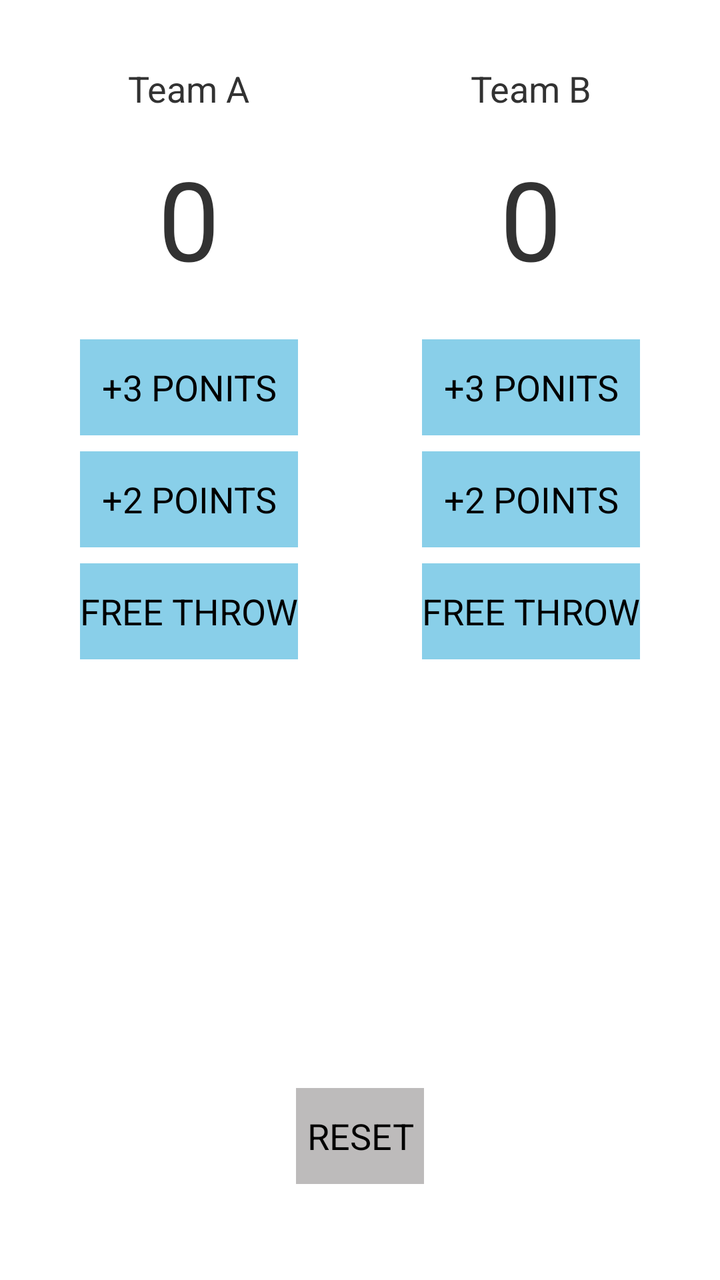
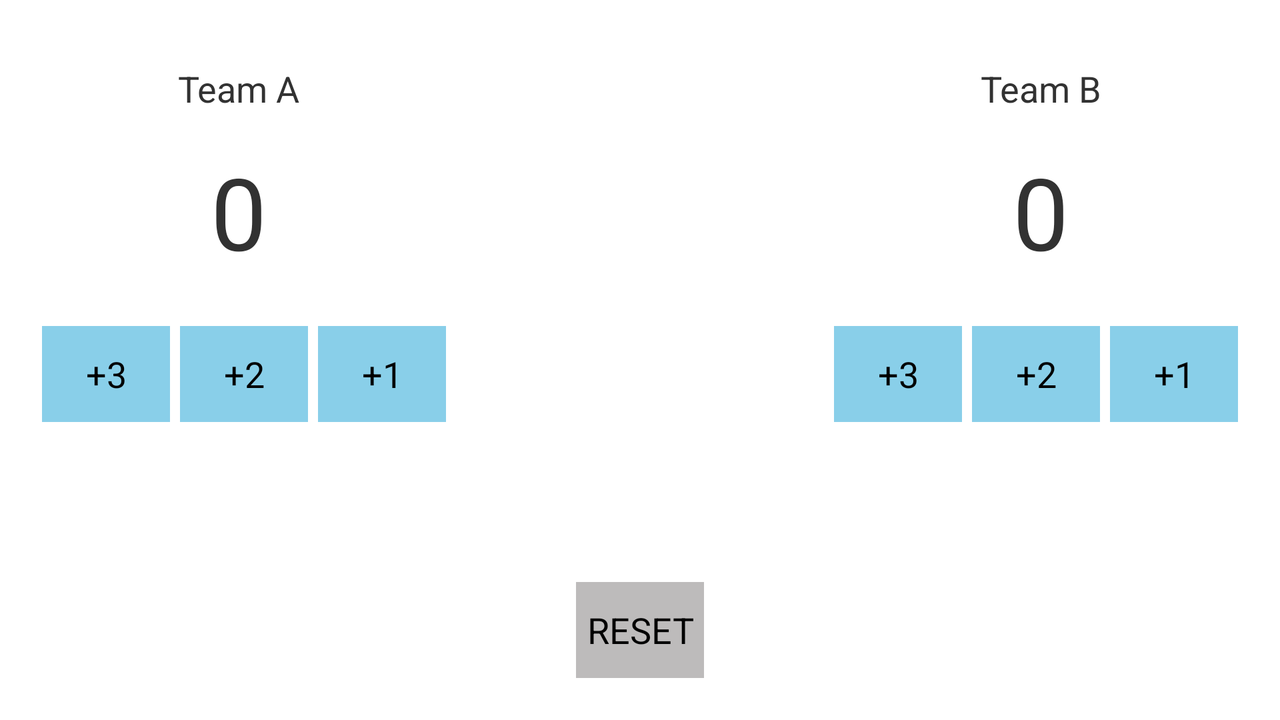

The same Android screen from two of the app's own layout files: first res/layout/ as a phone draws it, then the repository's variant for another configuration, drawn on a device whose configuration selects that folder. Both files follow.
<!-- AndroidManifest.xml: application theme AppTheme -->
<!-- res/layout/activity_score.xml -->
<?xml version="1.0" encoding="utf-8"?>
<RelativeLayout xmlns:android="http://schemas.android.com/apk/res/android"
    xmlns:app="http://schemas.android.com/apk/res-auto"
    xmlns:tools="http://schemas.android.com/tools"
    android:layout_width="match_parent"
    android:layout_height="match_parent"
    android:paddingBottom="16dp"
    android:paddingTop="16dp"
    android:paddingRight="16dp"
    android:paddingLeft="16dp"
    tools:context=".ScoreActivity">

    <Button
        android:id="@+id/btn"
        android:layout_width="wrap_content"
        android:layout_height="wrap_content"
        android:layout_alignParentBottom="true"
        android:layout_centerHorizontal="true"
        android:layout_marginBottom="32dp"
        android:background="#bdbbbb"

        android:onClick="setBtn"
        android:text="RESET" />
    <LinearLayout
        android:orientation="vertical"
        android:layout_alignParentTop="true"
        android:layout_width="wrap_content"
        android:layout_height="match_parent"
        android:layout_alignParentLeft="true"
        >

        <TextView
            android:id="@+id/teamAname"
            android:layout_width="match_parent"
            android:layout_height="wrap_content"
            android:layout_marginTop="16dp"
            android:gravity="center"
            android:text="Team A"
            android:textSize="18sp" />

        <TextView
            android:id="@+id/teamAscore"
            android:layout_width="match_parent"
            android:layout_height="wrap_content"
            android:layout_marginBottom="24dp"
            android:layout_marginTop="16dp"
            android:gravity="center"
            android:text="0"
            android:textSize="55sp" />

        <Button
            android:id="@+id/btn_1"
            android:layout_width="match_parent"
            android:layout_height="wrap_content"
            android:layout_marginBottom="8dp"
            android:layout_marginLeft="24dp"
            android:layout_marginRight="24dp"
            android:background="#89cfe9"
            android:onClick="setBtn_1"
            android:text="+3 PONITS" />

        <Button
            android:id="@+id/btn_2"
            android:layout_width="match_parent"
            android:layout_height="wrap_content"
            android:layout_marginBottom="8dp"
            android:layout_marginLeft="24dp"
            android:layout_marginRight="24dp"
            android:background="#89cfe9"
            android:onClick="setBtn_2"
            android:text="+2 POINTS" />

        <Button
            android:id="@+id/btn_3"
            android:layout_width="match_parent"
            android:layout_height="wrap_content"
            android:layout_marginLeft="24dp"
            android:layout_marginRight="24dp"
            android:background="#89cfe9"
            android:onClick="setBtn_3"
            android:text="FREE THROW" />

    </LinearLayout>
    <LinearLayout
        android:orientation="vertical"
        android:layout_alignParentTop="true"
        android:layout_width="wrap_content"
        android:layout_height="match_parent"
        android:layout_alignParentRight="true"
        >

        <TextView
            android:id="@+id/teamBname"
            android:layout_width="match_parent"
            android:layout_height="wrap_content"
            android:layout_marginTop="16dp"
            android:gravity="center"
            android:text="Team B"
            android:textSize="18sp" />
        <TextView
            android:id="@+id/teamBscore"
            android:text="0"
            android:layout_marginTop="16dp"
            android:layout_marginBottom="24dp"
            android:gravity="center"
            android:textSize="55sp"
            android:layout_width="match_parent"
            android:layout_height="wrap_content" />

        <Button
            android:id="@+id/btn_4"
            android:layout_width="match_parent"
            android:layout_height="wrap_content"
            android:layout_marginBottom="8dp"
            android:layout_marginLeft="24dp"
            android:layout_marginRight="24dp"
            android:background="#89cfe9"
            android:onClick="setBtn_4"
            android:text="+3 PONITS" />

        <Button
            android:id="@+id/btn_5"
            android:layout_width="match_parent"
            android:layout_height="wrap_content"
            android:layout_marginBottom="8dp"
            android:layout_marginLeft="24dp"
            android:layout_marginRight="24dp"
            android:background="#89cfe9"
            android:onClick="setBtn_5"
            android:text="+2 POINTS" />

        <Button
            android:id="@+id/btn_6"
            android:layout_width="match_parent"
            android:layout_height="wrap_content"
            android:layout_marginLeft="24dp"
            android:layout_marginRight="24dp"
            android:background="#89cfe9"
            android:onClick="setBtn_6"
            android:text="FREE THROW" />
    </LinearLayout>

</RelativeLayout>
<!-- resources referenced by this layout -->
<resources>
  <style name="AppTheme" parent="android:Theme.Holo.Light.DarkActionBar">
          
      </style>
</resources>
<!-- res/layout-land/activity_score.xml (the repository's variant of the layout above) -->
<!-- drawn on the phone turned sideways -->
<?xml version="1.0" encoding="utf-8"?>
<RelativeLayout xmlns:android="http://schemas.android.com/apk/res/android"
    xmlns:app="http://schemas.android.com/apk/res-auto"
    xmlns:tools="http://schemas.android.com/tools"
    android:layout_width="match_parent"
    android:layout_height="match_parent"
    android:paddingBottom="16dp"
    android:paddingTop="16dp"
    android:paddingRight="16dp"
    android:paddingLeft="16dp"
    tools:context=".ScoreActivity">

    <Button
        android:id="@+id/btn"
        android:layout_width="wrap_content"
        android:layout_height="wrap_content"
        android:layout_alignParentBottom="true"
        android:layout_centerHorizontal="true"
        android:layout_marginBottom="5dp"
        android:background="#bdbbbb"

        android:onClick="setBtn"
        android:text="RESET" />

    <LinearLayout
        android:orientation="vertical"
        android:layout_alignParentTop="true"
        android:layout_width="wrap_content"
        android:layout_height="match_parent"
        android:layout_alignParentLeft="true"
        >

        <TextView
            android:id="@+id/teamAname"
            android:layout_width="match_parent"
            android:layout_height="wrap_content"
            android:layout_marginTop="16dp"
            android:gravity="center"
            android:text="Team A"
            android:textSize="18sp" />

        <TextView
            android:id="@+id/teamAscore"
            android:layout_width="match_parent"
            android:layout_height="wrap_content"
            android:layout_marginBottom="24dp"
            android:layout_marginTop="16dp"
            android:gravity="center"
            android:text="0"
            android:textSize="50sp" />

        <LinearLayout
            android:orientation="horizontal"
            android:layout_width="wrap_content"
            android:layout_height="match_parent">
            <Button
                android:id="@+id/btn_1"
                android:layout_width="match_parent"
                android:layout_height="wrap_content"
                android:layout_marginBottom="8dp"
                android:layout_marginLeft="5dp"
                android:background="#89cfe9"
                android:onClick="setBtn_1"
                android:text="+3" />

            <Button
                android:id="@+id/btn_2"
                android:layout_width="match_parent"
                android:layout_height="wrap_content"
                android:layout_marginBottom="8dp"
                android:layout_marginLeft="5dp"
                android:background="#89cfe9"
                android:onClick="setBtn_2"
                android:text="+2" />

            <Button
                android:id="@+id/btn_3"
                android:layout_width="match_parent"
                android:layout_height="wrap_content"
                android:layout_marginLeft="5dp"
                android:background="#89cfe9"
                android:onClick="setBtn_3"
                android:text="+1" />

        </LinearLayout>
    </LinearLayout>

    <LinearLayout
        android:orientation="vertical"
        android:layout_alignParentTop="true"
        android:layout_width="wrap_content"
        android:layout_height="match_parent"
        android:layout_alignParentRight="true"
        >
        <TextView
            android:id="@+id/teamBname"
            android:layout_width="match_parent"
            android:layout_height="wrap_content"
            android:layout_marginTop="16dp"
            android:gravity="center"
            android:text="Team B"
            android:textSize="18sp" />
        <TextView
            android:id="@+id/teamBscore"
            android:text="0"
            android:layout_marginTop="16dp"
            android:layout_marginBottom="24dp"
            android:gravity="center"
            android:textSize="50sp"
            android:layout_width="match_parent"
            android:layout_height="wrap_content" />
        <LinearLayout
            android:orientation="horizontal"
            android:layout_width="wrap_content"
            android:layout_height="wrap_content">
            <Button
                android:id="@+id/btn_4"
                android:layout_width="match_parent"
                android:layout_height="wrap_content"
                android:layout_marginRight="5dp"
                android:background="#89cfe9"
                android:onClick="setBtn_4"
                android:text="+3" />

            <Button
                android:id="@+id/btn_5"
                android:layout_width="match_parent"
                android:layout_height="wrap_content"
                android:layout_marginRight="5dp"
                android:background="#89cfe9"
                android:onClick="setBtn_5"
                android:text="+2" />

            <Button
                android:id="@+id/btn_6"
                android:layout_width="match_parent"
                android:layout_height="wrap_content"
                android:layout_marginRight="5dp"
                android:background="#89cfe9"
                android:onClick="setBtn_6"
                android:text="+1" />

        </LinearLayout>
    </LinearLayout>

</RelativeLayout>
